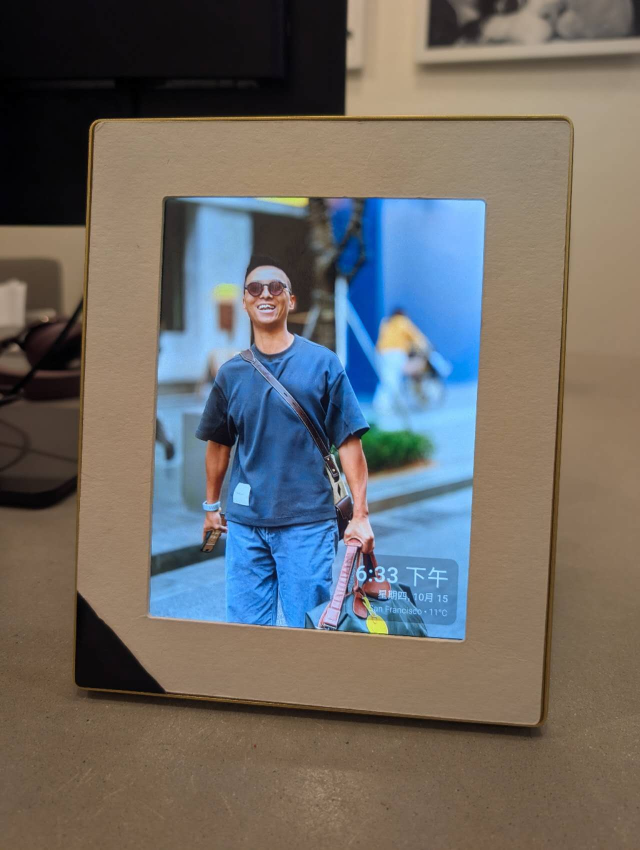
#> input picture product_photos/photoframe_1.jpg, 1280 x 1700 px (shown at 1/2 size); the run also reads 3 pictures not shown here
$ python build_product_visuals.py
#> lines starting #> are read from the running program, lines starting #| are printed output that depends on the picture
import os
from PIL import Image, ImageEnhance, ImageOps, ImageDraw, ImageFilter, ImageFont

BASE_DIR = os.path.dirname(os.path.abspath(__file__))
PHOTO_DIR = os.path.join(BASE_DIR, "product_photos")
OUT_DIR = os.path.join(PHOTO_DIR, "processed")
os.makedirs(OUT_DIR, exist_ok=True)

# Pantone Palette Colors (RGB)
C_CANVAS = (244, 242, 237)      # #F4F2ED Cloud Dancer
C_WHITE = (251, 250, 247)       # #FBFAF7 Marshmallow
C_STONE = (236, 233, 225)       # #ECE9E1 Warm Sand
C_SAGE = (225, 232, 224)        # #E1E8E0 Soft Celadon
C_SLATE = (224, 231, 236)       # #E0E7EC Pale Mist
C_BORDER = (216, 212, 202)      # #D8D4CA Pumice Stone
C_BORDER_STR = (168, 164, 154)  # #A8A49A Warm Taupe
C_INK = (35, 38, 42)            # #23262A After Dark
C_SECOND = (96, 101, 108)       # #60656C Neutral Gray
C_MUTED = (142, 146, 152)       # #8E9298 Harbor Mist
C_SAGE_ACC = (88, 114, 92)      # #58725C Laurel Oak
C_SLATE_ACC = (78, 105, 122)    # #4E697A Porcelain Blue
C_LIME = (202, 251, 91)         # #CAFB5B Banrai Lime
C_LIME_BRD = (156, 204, 48)     # #9CCC30


def get_font(size, bold=False):
    candidates = [
        r"C:\Windows\Fonts\segoeuib.ttf" if bold else r"C:\Windows\Fonts\segoeui.ttf",
        r"C:\Windows\Fonts\arialbd.ttf" if bold else r"C:\Windows\Fonts\arial.ttf",
        r"C:\Windows\Fonts\calibrib.ttf" if bold else r"C:\Windows\Fonts\calibri.ttf",
    ]
    for path in candidates:
        if os.path.exists(path):
            return ImageFont.truetype(path, size)
    return ImageFont.load_default()


def color_grade_hardware(img, brightness=1.06, contrast=1.08, saturation=0.95, cool_shift=6):
    """Normalizes indoor warm/yellow cast, lifts shadows, and balances saturation for Pantone palette."""
    img = img.convert("RGB")
    if cool_shift != 0:
        r, g, b = img.split()
        r = r.point(lambda i: max(0, min(255, i - cool_shift)))
        b = b.point(lambda i: max(0, min(255, i + cool_shift)))
        img = Image.merge("RGB", (r, g, b))
    if brightness != 1.0:
        img = ImageEnhance.Brightness(img).enhance(brightness)
    if contrast != 1.0:
        img = ImageEnhance.Contrast(img).enhance(contrast)
    if saturation != 1.0:
        img = ImageEnhance.Color(img).enhance(saturation)
    return img


def crop_fill(img, target_w, target_h, centering=(0.5, 0.5)):
    return ImageOps.fit(img, (target_w, target_h), method=Image.Resampling.LANCZOS, centering=centering)


def make_rounded_card(img, radius=24, border_color=C_BORDER, border_width=2):
    w, h = img.size
    mask = Image.new("L", (w, h), 0)
    draw = ImageDraw.Draw(mask)
    draw.rounded_rectangle((0, 0, w - 1, h - 1), radius=radius, fill=255)
    out = Image.new("RGBA", (w, h), (0, 0, 0, 0))
    out.paste(img.convert("RGBA"), (0, 0), mask)
    if border_width > 0 and border_color:
        b_draw = ImageDraw.Draw(out)
        b_draw.rounded_rectangle(
            (border_width // 2, border_width // 2, w - 1 - border_width // 2, h - 1 - border_width // 2),
            radius=radius,
            outline=border_color + (255,),
            width=border_width,
        )
    return out


def paste_with_shadow(canvas, card_rgba, x, y, radius=24, shadow_offset=(0, 8), blur=14, shadow_alpha=28):
    w, h = card_rgba.size
    pad = blur * 2
    sh = Image.new("RGBA", (w + pad * 2, h + pad * 2), (0, 0, 0, 0))
    sh_draw = ImageDraw.Draw(sh)
    sh_draw.rounded_rectangle(
        (pad, pad, pad + w - 1, pad + h - 1),
        radius=radius,
        fill=(35, 38, 42, shadow_alpha),
    )
    sh = sh.filter(ImageFilter.GaussianBlur(blur))
    canvas.alpha_composite(sh, (x - pad + shadow_offset[0], y - pad + shadow_offset[1]))
    canvas.alpha_composite(card_rgba, (x, y))


def draw_pill_badge(canvas, x, y, text, bg_color=C_WHITE, border_color=C_BORDER, text_color=C_INK, font_size=20):
    draw = ImageDraw.Draw(canvas)
    font = get_font(font_size, bold=True)
    bbox = draw.textbbox((0, 0), text, font=font)
    tw, th = bbox[2] - bbox[0], bbox[3] - bbox[1]
    pw, ph = tw + 28, th + 16
    pill = Image.new("RGBA", (pw, ph), (0, 0, 0, 0))
    pdraw = ImageDraw.Draw(pill)
    pdraw.rounded_rectangle((0, 0, pw - 1, ph - 1), radius=ph // 2, fill=bg_color + (242,), outline=border_color + (255,), width=2)
    pdraw.text((14, 7 - bbox[1]), text, font=font, fill=text_color + (255,))
    canvas.alpha_composite(pill, (x, y))


# ==============================================================================
# 1. MAGICAL LIVING PHOTO FRAME (FUREMU)
# ==============================================================================
def build_photoframe():
    pf1 = Image.open(os.path.join(PHOTO_DIR, "photoframe_1.jpg"))
#> pf1 is the input picture: PIL image 1280x1700 RGB; mean R, G, B 109.2, 106.3, 102.7
    pf2 = Image.open(os.path.join(PHOTO_DIR, "photoframe_2.jpg"))
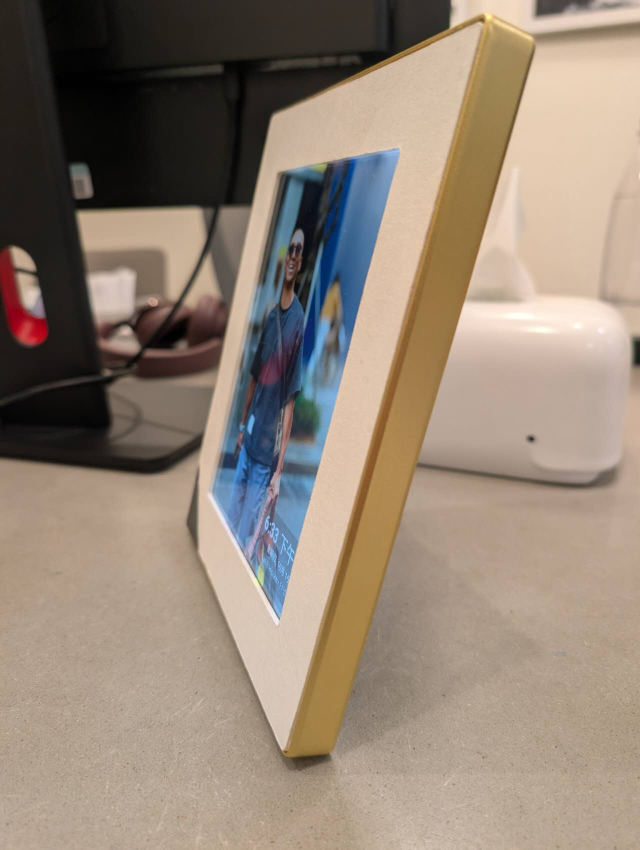
#> input picture product_photos/photoframe_2.jpg, 1280 x 1700 px (shown at 1/2 size)
#> pf2 is the input picture: PIL image 1280x1700 RGB; mean R, G, B 147.7, 132.5, 117.7
    pf3 = Image.open(os.path.join(PHOTO_DIR, "photoframe_3.jpg"))
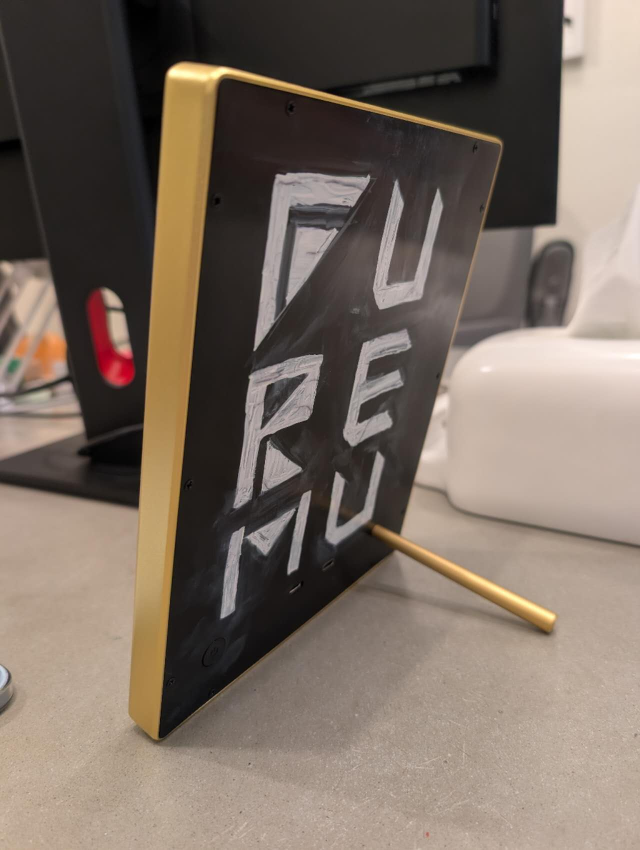
#> input picture product_photos/photoframe_3.jpg, 1280 x 1700 px (shown at 1/2 size)
#> pf3 is the input picture: PIL image 1280x1700 RGB; mean R, G, B 123, 109.6, 98.5

    pf1_g = color_grade_hardware(pf1, brightness=1.08, contrast=1.07, saturation=0.94, cool_shift=8)
    pf2_g = color_grade_hardware(pf2, brightness=1.06, contrast=1.06, saturation=0.92, cool_shift=8)
    pf3_g = color_grade_hardware(pf3, brightness=1.08, contrast=1.08, saturation=0.92, cool_shift=6)

    w1, h1 = pf1_g.size
#> w1 = 1280; h1 = 1700
    pf1_crop = pf1_g.crop((int(w1 * 0.08), int(h1 * 0.11), int(w1 * 0.92), int(h1 * 0.89)))

    # Slide 5 Thumbnail (1100 x 800): 2-angle portrait framing so full tall bezel is visible
    s5_canvas = Image.new("RGBA", (1100, 800), C_STONE + (255,))
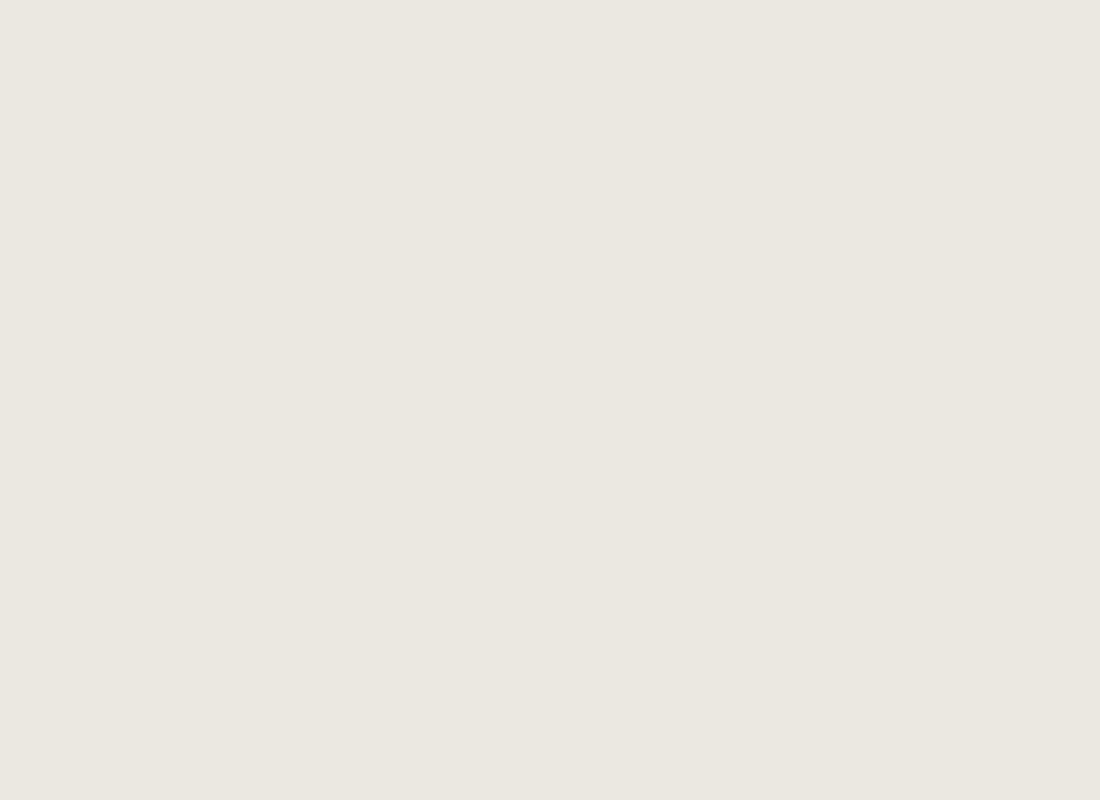
#> s5_canvas: PIL image 1100x800 RGBA; mean R, G, B, A 236, 233, 225, 255
    left_img = crop_fill(pf1_crop, 630, 744, centering=(0.5, 0.48))
    right_img = crop_fill(pf2_g.crop((int(w1 * 0.18), int(h1 * 0.02), int(w1 * 0.88), int(h1 * 0.92))), 388, 744, centering=(0.55, 0.5))
#> call 2 of crop_fill, with target_w = 388, target_h = 744, centering = (0.55, 0.5)
#> in crop_fill (call 2), `return ImageOps.fit(img, (target_w, target_h), method=Image.Resampling..`:
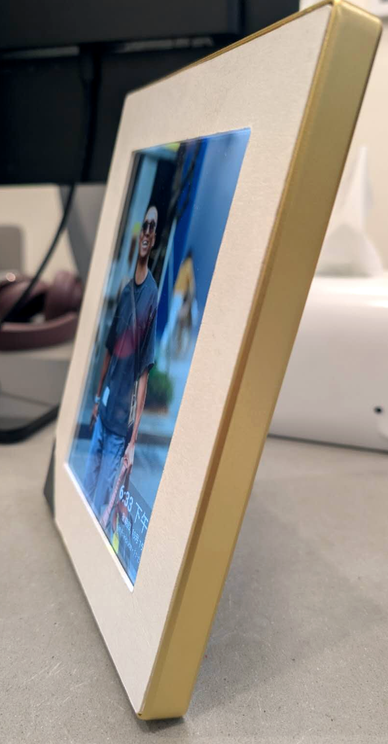
#> returned value: PIL image 388x744 RGB; mean R, G, B 147.2, 141, 133.6
    paste_with_shadow(s5_canvas, make_rounded_card(left_img, radius=22), 28, 28, radius=22)
#> in make_rounded_card, `mask = Image.new("L", (w, h), 0)`: mask: PIL image 630x744 L; every value is 0
#> in make_rounded_card, `out = Image.new("RGBA", (w, h), (0, 0, 0, 0))`: out: PIL image 630x744 RGBA; every value is 0
#> in paste_with_shadow, `w, h = card_rgba.size`: w = 630; h = 744
#> in paste_with_shadow, `sh = Image.new("RGBA", (w + pad * 2, h + pad * 2), (0, 0, 0, 0))`: sh: PIL image 686x800 RGBA; every value is 0
#> in paste_with_shadow, `canvas.alpha_composite(card_rgba, (x, y))`:
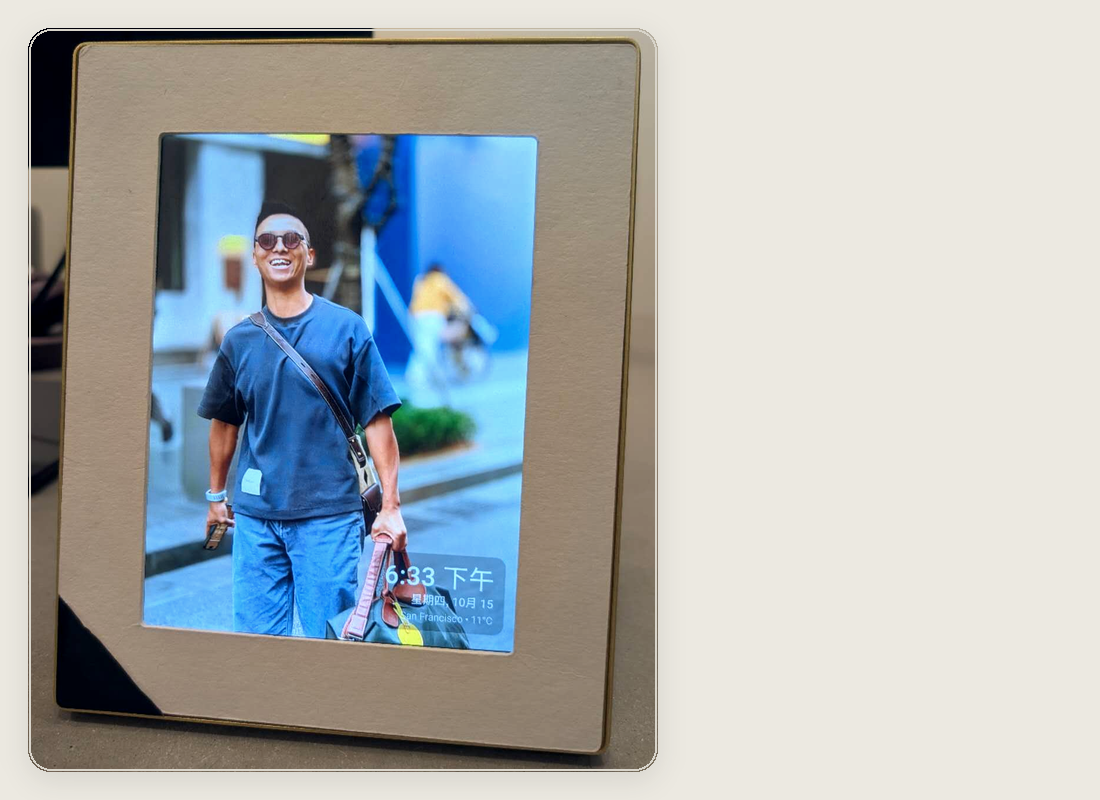
#> canvas: PIL image 1100x800 RGBA; mean R, G, B, A 171.9, 177.5, 178.7, 255
    paste_with_shadow(s5_canvas, make_rounded_card(right_img, radius=22), 682, 28, radius=22)
#> in make_rounded_card (call 2), `mask = Image.new("L", (w, h), 0)`: mask: PIL image 388x744 L; every value is 0
#> in make_rounded_card (call 2), `out = Image.new("RGBA", (w, h), (0, 0, 0, 0))`: out: PIL image 388x744 RGBA; every value is 0
#> call 2 of paste_with_shadow, with x = 682, y = 28, radius = 22, shadow_offset = (0, 8), blur = 14, shadow_alpha = 28
#> in paste_with_shadow (call 2), `w, h = card_rgba.size`: w = 388
#> in paste_with_shadow (call 2), `sh = Image.new("RGBA", (w + pad * 2, h + pad * 2), (0, 0, 0, 0))`: sh: PIL image 444x800 RGBA; every value is 0
#> in paste_with_shadow (call 2), `sh = sh.filter(ImageFilter.GaussianBlur(blur))`:
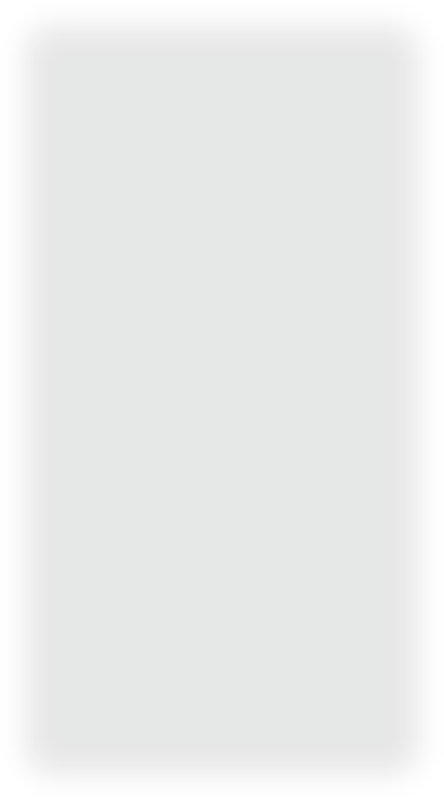
#> sh: PIL image 444x800 RGBA; mean R, G, B, A 28.4, 30.8, 34.1, 22.7; transparent parts drawn white
#> in paste_with_shadow (call 2), `canvas.alpha_composite(sh, (x - pad + shadow_offset[0], y - pad + shad..`:
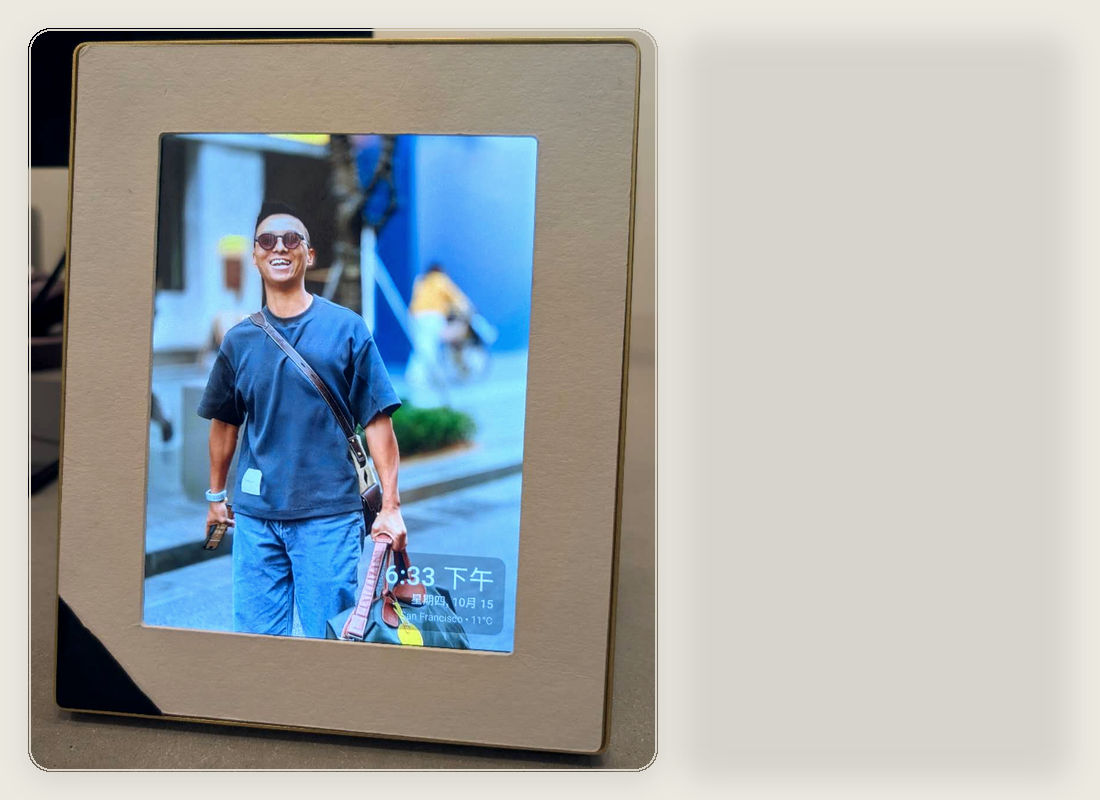
#> canvas: PIL image 1100x800 RGBA; mean R, G, B, A 164.6, 170.5, 172.1, 255
    s5_canvas.convert("RGB").save(os.path.join(OUT_DIR, "s5_01_photoframe.png"), quality=95)

    # Appendix A1 Collage (1564 x 1000)
    a1_canvas = Image.new("RGBA", (1564, 1000), C_STONE + (255,))
    hero_card = make_rounded_card(crop_fill(pf1_crop, 880, 928, centering=(0.5, 0.5)), radius=28)
    side_top = make_rounded_card(
        crop_fill(pf2_g.crop((int(w1 * 0.15), int(h1 * 0.02), int(w1 * 0.88), int(h1 * 0.92))), 588, 448, centering=(0.55, 0.45)),
        radius=24,
    )
    side_bot = make_rounded_card(
        crop_fill(pf3_g.crop((int(w1 * 0.14), int(h1 * 0.05), int(w1 * 0.92), int(h1 * 0.90))), 588, 448, centering=(0.5, 0.52)),
        radius=24,
    )
    paste_with_shadow(a1_canvas, hero_card, 36, 36, radius=28)
    paste_with_shadow(a1_canvas, side_top, 940, 36, radius=24)
    paste_with_shadow(a1_canvas, side_bot, 940, 516, radius=24)

    draw_pill_badge(a1_canvas, 60, 60, "LIVE PORTRAIT + WEATHER SYNC", bg_color=C_WHITE, border_color=C_BORDER, text_color=C_INK, font_size=19)
#> in draw_pill_badge, `bbox = draw.textbbox((0, 0), text, font=font)`: bbox = (0, 2, 157, 10)
#> in draw_pill_badge, `tw, th = bbox[2] - bbox[0], bbox[3] - bbox[1]`: tw = 157; th = 8
#> in draw_pill_badge, `pw, ph = tw + 28, th + 16`: pw = 185; ph = 24
    draw_pill_badge(a1_canvas, 962, 58, "ANODIZED GOLD BEZEL", bg_color=C_WHITE, border_color=C_BORDER, text_color=C_SECOND, font_size=17)
    draw_pill_badge(a1_canvas, 962, 538, "KICKSTAND · FUREMU EDITION", bg_color=C_WHITE, border_color=C_BORDER, text_color=C_SECOND, font_size=17)
    a1_canvas.convert("RGB").save(os.path.join(OUT_DIR, "a1_photoframe_collage.png"), quality=95)


# ==============================================================================
# 2. POCKET INTERACTIVE BIBLE (VERSICLE — E-INK + 4G HARDWARE)
# ==============================================================================
def build_bible_visual():
    pb1 = Image.open(os.path.join(PHOTO_DIR, "pocketbible_1.jpg"))
    pb2 = Image.open(os.path.join(PHOTO_DIR, "pocketbible_2.jpg"))

    # Cool the warm concrete cast, lift E-Ink paper whites and gold anodized frame contrast
    pb1_g = color_grade_hardware(pb1, brightness=1.12, contrast=1.10, saturation=0.95, cool_shift=8)
    pb2_g = color_grade_hardware(pb2, brightness=1.12, contrast=1.10, saturation=0.95, cool_shift=8)

    w1, h1 = pb1_g.size
#> w1 = 1700; h1 = 1280
    pb1_crop = pb1_g.crop((int(w1 * 0.12), int(h1 * 0.08), int(w1 * 0.90), int(h1 * 0.90)))

    w2, h2 = pb2_g.size
#> w2 = 1700; h2 = 1280
    pb2_crop = pb2_g.crop((int(w2 * 0.10), int(h2 * 0.08), int(w2 * 0.92), int(h2 * 0.90)))

    # Slide 5 Thumbnail (1100 x 800): Clean single hero hardware shot of Pocket Interactive Bible
    s5_canvas = Image.new("RGBA", (1100, 800), C_STONE + (255,))
    s5_hero = crop_fill(pb1_crop, 1044, 744, centering=(0.5, 0.48))
    paste_with_shadow(s5_canvas, make_rounded_card(s5_hero, radius=22), 28, 28, radius=22)
    s5_canvas.convert("RGB").save(os.path.join(OUT_DIR, "s5_02_bible.png"), quality=95)

    # Appendix A1 Collage (1564 x 1000): Symmetrical 3-card bento layout matching Photo Frame on Slide A1
    a1_canvas = Image.new("RGBA", (1564, 1000), C_STONE + (255,))
    # Left Hero: Full hardware view of pb1_g (using full height so all 4 corners of the device fit inside 880x928)
    left_card = make_rounded_card(crop_fill(pb1_g, 880, 928, centering=(0.52, 0.5)), radius=28)
    # Top-Right: Full uncropped 4:3 view of pb2_crop showing VERSICLE backplate & gold buttons
    top_right = make_rounded_card(crop_fill(pb2_crop, 588, 448, centering=(0.5, 0.5)), radius=24)
    # Bottom-Right: Close-up detail of E-Ink Scripture + "Hold to talk" + tactile side buttons
    pb1_macro = pb1_g.crop((int(w1 * 0.20), int(h1 * 0.18), int(w1 * 0.82), int(h1 * 0.78)))
    bot_right = make_rounded_card(crop_fill(pb1_macro, 588, 448, centering=(0.5, 0.5)), radius=24)

    paste_with_shadow(a1_canvas, left_card, 36, 36, radius=28)
    paste_with_shadow(a1_canvas, top_right, 940, 36, radius=24)
    paste_with_shadow(a1_canvas, bot_right, 940, 516, radius=24)

    draw_pill_badge(a1_canvas, 60, 60, "STANDALONE E-INK + 4G COMPANION", bg_color=C_WHITE, border_color=C_BORDER, text_color=C_INK, font_size=19)
    draw_pill_badge(a1_canvas, 962, 58, "VERSICLE · ANODIZED GOLD & GLASS", bg_color=C_WHITE, border_color=C_BORDER, text_color=C_SECOND, font_size=17)
    draw_pill_badge(a1_canvas, 962, 538, "“HOLD TO TALK” DAILY SCRIPTURE", bg_color=C_WHITE, border_color=C_BORDER, text_color=C_SECOND, font_size=17)

    a1_canvas.convert("RGB").save(os.path.join(OUT_DIR, "a1_bible_preview.png"), quality=95)


# ==============================================================================
# 3. DREAM PRINTER (HARDWARE + GENERATED DREAM ARTWORK UI)
# ==============================================================================
def build_dreamprinter():
    dp1 = Image.open(os.path.join(PHOTO_DIR, "dreamprinter_1.jpg"))
#> (the run stopped early here; a loop or call above may not have finished)
